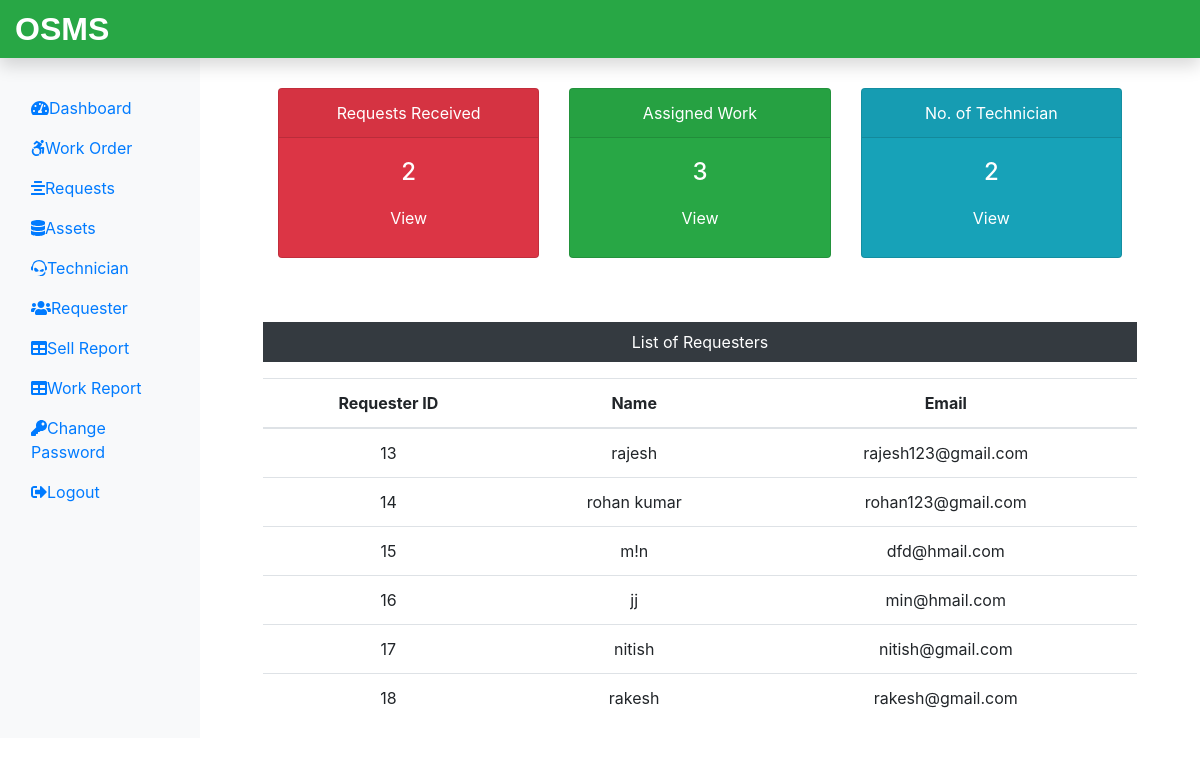
Page /Admin/dashboard.php (signed in) on the committed database.
### tables this page shows
CREATE TABLE `requestlogin_tb` (
  `r_login_id` int(11) NOT NULL,
  `r_name` varchar(60) NOT NULL,
  `r_email` varchar(60) NOT NULL,
  `r_password` varchar(60) NOT NULL
);

### Admin/dashboard.php (the view, shortened to what this page needs)
<?php
include('includes/header.php');
include('../dbconnection.php');
$sql = "SELECT * FROM submitrequest_tb";
$result = $conn->query($sql);
$submitrequest = $result->num_rows;
$sql = "SELECT * FROM assignwork_tb";
$result = $conn->query($sql);
$assignwork = $result->num_rows;
$sql = "SELECT * FROM technician_tb";
$result = $conn->query($sql);
$totaltech = $result->num_rows;
?>
   <div class="col-sm-9 col-md-10">
    <div class="row text-center mx-5">
     <div class="col-sm-4 mt-5">
      <div class="card text-white bg-danger mb-3" style="max-width:18rem;">
       <div class="card-header">Requests Received</div>
       <div class="card-body">
        <h4 class="card-title"><?php echo $submitrequest; ?></h4>
        <a class="btn text-white" href="request.php">View</a>
       </div>
      </div>
     </div>
     <div class="col-sm-4 mt-5">
      <div class="card text-white bg-success mb-3" style="max-width:18rem;">
       <div class="card-header">Assigned Work</div>
       <div class="card-body">
        <h4 class="card-title"><?php echo $assignwork; ?></h4>
        <a class="btn text-white" href="work.php">View</a>
       </div>
      </div>
     </div>
     <div class="col-sm-4 mt-5">
      <div class="card text-white bg-info mb-3" style="max-width:18rem;">
       <div class="card-header">No. of Technician</div>
       <div class="card-body">
        <h4 class="card-title"><?php echo $totaltech; ?></h4>
        <a class="btn text-white" href="technician.php">View</a>
       </div>
      </div>
     </div>
    </div>
    <div class="mx-5 mt-5 text-center">
     <p class="bg-dark text-white p-2">List of Requesters</p>
     <?php
      $sql = "SELECT * FROM requestlogin_tb";
      $result = $conn->query($sql);
      if($result->num_rows != 0){
       echo '
       <table class="table">
        <thead>
         <tr>
          <th scope="col">Requester ID</th>
          <th scope="col">Name</th>
          <th scope="col">Email</th>
         </tr>
        </thead>
        <tbody>';
         while($row = $result->fetch_assoc()){
         echo '<tr>';
          echo '<td>'.$row["r_login_id"].'</td>';
          echo '<td>'.$row["r_name"].'</td>';
          echo '<td>'.$row["r_email"].'</td>';
         echo '</tr>';
         }
        echo '</tbody>
       </table>';
      } else {
       echo '0 Result';
      }
     ?>
    </div>
   </div>
<?php include('includes/footer.php')?>

### Admin/includes/header.php (shortened to what this page needs)
<!DOCTYPE html>
<html lang="en">
<head>
 <link rel="stylesheet" href="../css/bootstrap.min.css">
 <link rel="stylesheet" href="../css/all.min.css">
 <link rel="stylesheet" href="../css/custom.css">
</head>
<body>
  <nav class="navbar navbar-dark fixed-top bg-success flex-md-nowrap p-0 shadow">
    <a class="navbar-brand col-sm-3 col-md-2 mr-0" href="dashboard.php">OSMS</a></nav>
 <div class="container-fluid" style="margin-top:40px;">
  <div class="row">
   <nav class="col-sm-2 bg-light sidebar py-5 d-print-none">
    <div class="sidebar-sticky">
     <ul class="nav flex-column">
      <li class="nav-item"><a class="nav-link <?php if(PAGE == 'dashboard'){echo 'active';} ?>" href="dashboard.php"><i class="fas fa-tachometer-alt"></i>Dashboard</a></li>
      <li class="nav-item"><a class="nav-link <?php if(PAGE == 'work'){echo 'active';} ?>" href="work.php"><i class="fab fa-accessible-icon"></i>Work Order</a></li>
      <li class="nav-item"><a class="nav-link <?php if(PAGE == 'request'){echo 'active';} ?>" href="request.php"><i class="fas fa-align-center"></i>Requests</a></li>
      <li class="nav-item"><a class="nav-link <?php if(PAGE == 'assets'){echo 'active';} ?>" href="assets.php"><i class="fas fa-database"></i>Assets</a></li>
      <li class="nav-item"><a class="nav-link <?php if(PAGE == 'technician'){echo 'active';} ?>" href="technician.php"><i class="fab fa-teamspeak"></i>Technician</a></li>
      <li class="nav-item"><a class="nav-link <?php if(PAGE == 'requesters'){echo 'active';} ?>" href="requester.php"><i class="fas fa-users"></i>Requester</a></li>
      <li class="nav-item"><a class="nav-link <?php if(PAGE == 'sellreport'){echo 'active';} ?>" href="soldproductreport.php"><i class="fas fa-table"></i>Sell Report</a></li>
      <li class="nav-item"><a class="nav-link <?php if(PAGE == 'workreport'){echo 'active';} ?>" href="workreport.php"><i class="fas fa-table"></i>Work Report</a></li>
      <li class="nav-item"><a class="nav-link <?php if(PAGE == 'changepass'){echo 'active';} ?>" href="changepass.php"><i class="fas fa-key"></i>Change Password</a></li>
      <li class="nav-item"><a class="nav-link" href="../logout.php"><i class="fas fa-sign-out-alt"></i>Logout</a></li>
     </ul>
    </div>
   </nav>

### Admin/includes/footer.php (shortened to what this page needs)
</div>
 </div>
 </body>
</html>

### css/custom.css (style rules this page uses)
.navbar-brand { font-family: "Ubuntu", sans-serif; font-size: 2em; font-weight: bold; }

### rows in the picture
requestlogin_tb: r_login_id "13", r_name "rajesh", r_email "rajesh123@gmail.com"
requestlogin_tb: r_login_id "14", r_name "rohan kumar", r_email "rohan123@gmail.com"
requestlogin_tb: r_login_id "15", r_name "m!n", r_email "dfd@hmail.com"
requestlogin_tb: r_login_id "16", r_name "jj", r_email "min@hmail.com"
requestlogin_tb: r_login_id "17", r_name "nitish", r_email "nitish@gmail.com"
requestlogin_tb: r_login_id "18", r_name "rakesh", r_email "rakesh@gmail.com"

### other values in the picture
$submitrequest "2"
$assignwork "3"
$totaltech "2"
